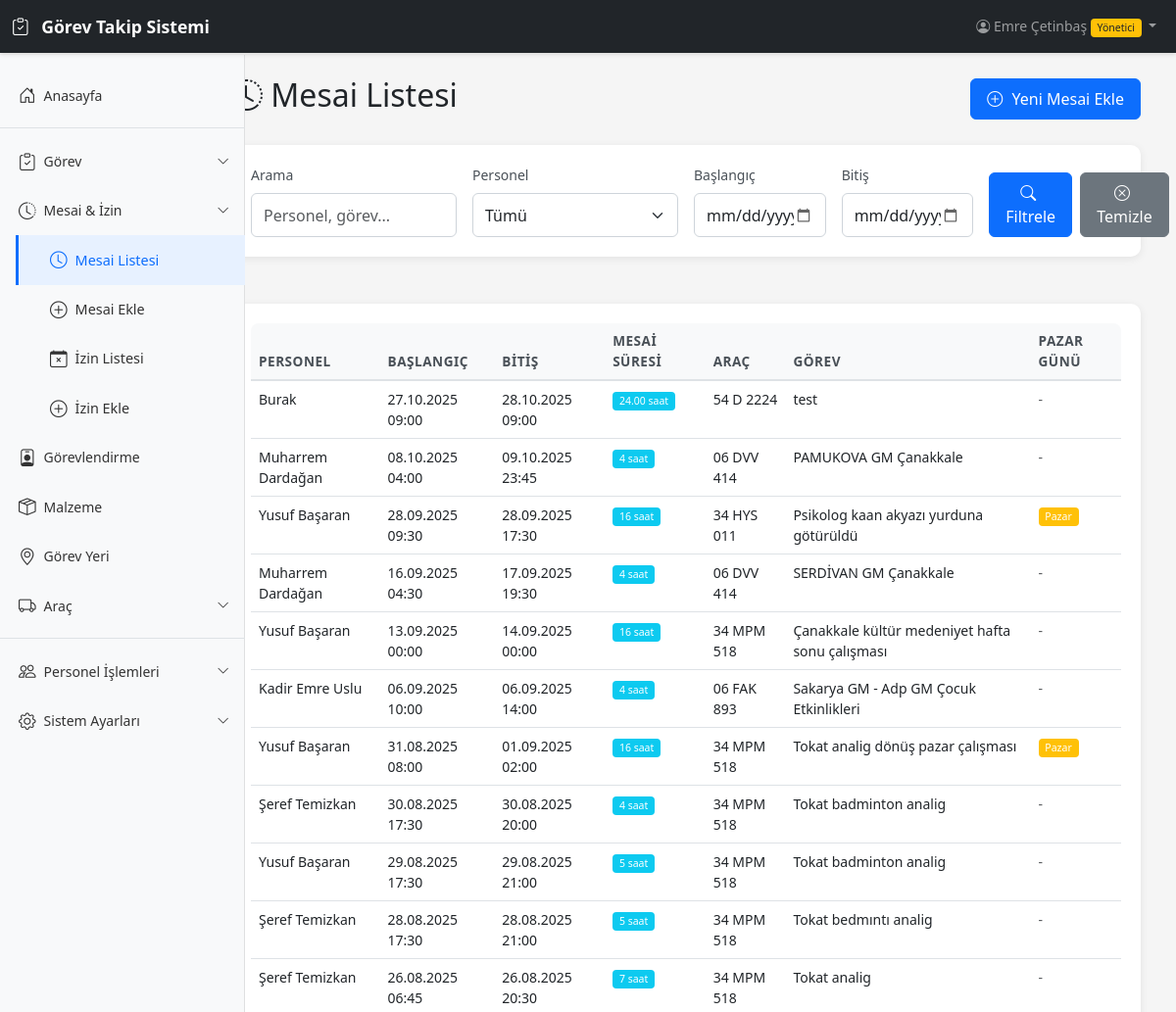
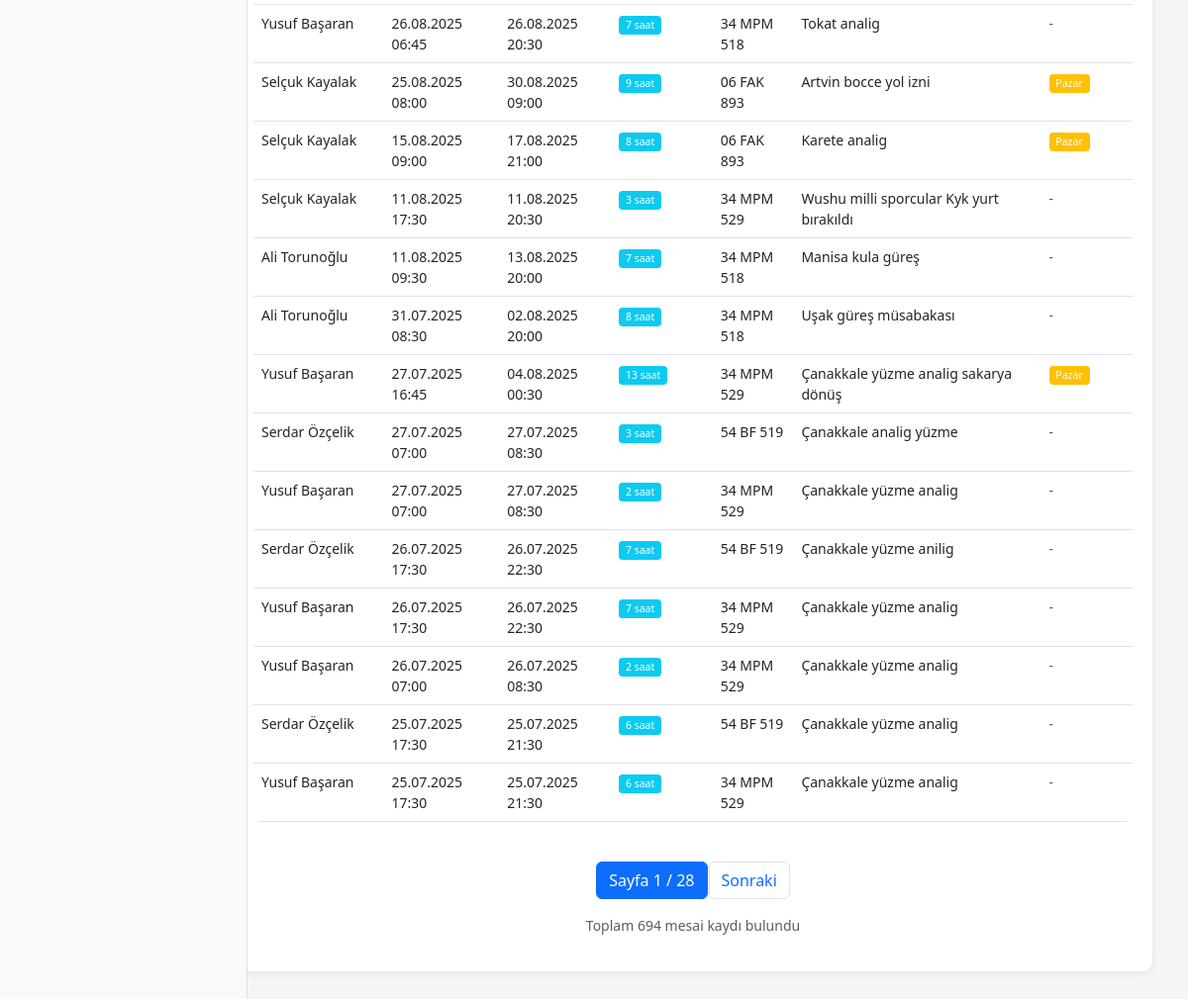
Page /mesai/ (signed in) on the committed database (2 pictures, top to bottom).
### core/models.py (models this page shows, shortened)
class Personel(AbstractBaseUser, PermissionsMixin):
    id = models.AutoField(primary_key=True)
    adsoyad = models.CharField(max_length=255, verbose_name='Ad Soyad')
    kullaniciadi = models.CharField(max_length=255, unique=True, verbose_name='Kullanıcı Adı')
    email = models.EmailField(blank=True, null=True, verbose_name='E-posta')
    yonetici = models.BooleanField(default=False, verbose_name='Yönetici')
    gg = models.BooleanField(default=False, verbose_name='Gizli Kullanıcı')
    girisizni = models.BooleanField(default=False, verbose_name='Giriş İzni Yok')
    is_active = models.BooleanField(default=True, verbose_name='Aktif')
    is_staff = models.BooleanField(default=False, verbose_name='Personel')
    kalanizin = models.IntegerField(default=0, verbose_name='Kalan İzin (Gün)')
    objects = PersonelManager()
    USERNAME_FIELD = 'kullaniciadi'
    REQUIRED_FIELDS = ['adsoyad']
    class Meta:
        db_table = 'sofor'
        verbose_name = 'Personel'
        verbose_name_plural = 'Personeller'
        indexes = [
            models.Index(fields=['kullaniciadi']),
        ]

class Mesai(models.Model):
    id = models.AutoField(primary_key=True)
    sofor = models.ForeignKey(
        Personel,
        on_delete=models.CASCADE,
        db_column='soforid',
        verbose_name='Personel'
    )
    bstarih = models.DateTimeField(verbose_name='Başlangıç Tarihi')
    bttarih = models.DateTimeField(verbose_name='Bitiş Tarihi')
    mesai = models.CharField(max_length=255, verbose_name='Mesai Süresi (Saat)')
    arac = models.ForeignKey(
        Arac,
        on_delete=models.SET_NULL,
        null=True,
        blank=True,
        db_column='aracid',
        verbose_name='Araç'
    )
    gorev = models.TextField(verbose_name='Görev Açıklaması')
    pazargunu = models.BooleanField(default=False, verbose_name='Pazar Günü')
    durum = models.IntegerField(null=True, blank=True, verbose_name='Durum')
    class Meta:
        db_table = 'mesai'
        verbose_name = 'Mesai'
        verbose_name_plural = 'Mesailer'
        indexes = [
            models.Index(fields=['sofor']),
            models.Index(fields=['bstarih']),
        ]
        ordering = ['-bstarih']

class Arac(models.Model):
    KATEGORI_CHOICES = [
        ('binek', 'Binek'),
        ('minubus', 'Minibüs'),
        ('otobus', 'Otobüs'),
        ('kamyonet', 'Kamyonet'),
        ('kamyon', 'Kamyon'),
    ]
    id = models.AutoField(primary_key=True)
    plaka = models.CharField(max_length=100, verbose_name='Plaka')
    kategori = models.CharField(max_length=20, choices=KATEGORI_CHOICES, verbose_name='Kategori')
    marka = models.CharField(max_length=100, verbose_name='Marka')
    zimmet = models.CharField(max_length=250, blank=True, verbose_name='Zimmet')
    yolcusayisi = models.CharField(max_length=10, blank=True, verbose_name='Yolcu Sayısı')
    muayene = models.DateTimeField(null=True, blank=True, verbose_name='Muayene Tarihi')
    muayenedurum = models.IntegerField(default=0, verbose_name='Muayene Durumu')
    sigorta = models.DateTimeField(null=True, blank=True, verbose_name='Sigorta Tarihi')
    egzoz = models.DateTimeField(null=True, blank=True, verbose_name='Egzoz Tarihi')
    gizle = models.BooleanField(default=False, verbose_name='Gizle')
    takip = models.BooleanField(default=False, verbose_name='Takip')
    arsiv = models.BooleanField(default=False, verbose_name='Arşiv')
    class Meta:
        db_table = 'arac'
        verbose_name = 'Araç'
        verbose_name_plural = 'Araçlar'
        indexes = [
            models.Index(fields=['plaka']),
            models.Index(fields=['kategori']),
            models.Index(fields=['arsiv']),
        ]

### core/views.py (the view)
# urls.py: path('mesai/', views.mesai_listesi, name='mesai_listesi'),
@login_required(login_url='giris')
@check_giris_izni
def mesai_listesi(request):
    mesailer = Mesai.objects.select_related('sofor', 'arac')
    if not request.user.yonetici:
        mesailer = mesailer.filter(sofor=request.user)
    search_query = request.GET.get('q', '')
    personel_filter = request.GET.get('personel', '')
    baslangic_tarih = request.GET.get('baslangic_tarih', '')
    bitis_tarih = request.GET.get('bitis_tarih', '')
    if search_query:
        mesailer = mesailer.filter(
            Q(sofor__adsoyad__icontains=search_query) |
            Q(gorev__icontains=search_query)
        )
    if personel_filter:
        mesailer = mesailer.filter(sofor_id=personel_filter)
    if baslangic_tarih:
        mesailer = mesailer.filter(bstarih__gte=baslangic_tarih)
    if bitis_tarih:
        mesailer = mesailer.filter(bstarih__lte=bitis_tarih)
    mesailer = mesailer.order_by('-bstarih')
    paginator = Paginator(mesailer, 25)
    page = request.GET.get('page')
    try:
        mesailer_page = paginator.page(page)
    except PageNotAnInteger:
        mesailer_page = paginator.page(1)
    except EmptyPage:
        mesailer_page = paginator.page(paginator.num_pages)
    personeller = Personel.objects.filter(is_active=True).order_by('adsoyad')
    context = {
        'mesailer': mesailer_page,
        'personeller': personeller,
        'search_query': search_query,
        'personel_filter': personel_filter,
        'baslangic_tarih': baslangic_tarih,
        'bitis_tarih': bitis_tarih,
    }
    return render(request, 'mesai/liste.html', context)

### templates/mesai/liste.html (shortened to what this page needs)
{% extends 'base.html' %}
{% load static %}
{% block content %}
<div class="container-fluid">
    <div class="row mb-4">
        <div class="col-12">
            <div class="d-flex justify-content-between align-items-center">
                <h2><i class="bi bi-clock-history"></i> Mesai Listesi</h2>
                {% if user.yonetici %}
                <a href="{% url 'mesai_ekle' %}" class="btn btn-primary">
                    <i class="bi bi-plus-circle"></i> Yeni Mesai Ekle
                </a>
                {% endif %}
            </div>
        </div>
    </div>
    <div class="row mb-4">
        <div class="col-12">
            <div class="card">
                <div class="card-body">
                    <form method="get" class="row g-3">
                        <div class="col-md-3">
                            <label for="q" class="form-label">Arama</label>
                            <input type="text" class="form-control" id="q" name="q"
                                   value="{{ search_query }}" placeholder="Personel, görev...">
                        </div>
                        <div class="col-md-3">
                            <label for="personel" class="form-label">Personel</label>
                            <select class="form-select" id="personel" name="personel">
                                <option value="">Tümü</option>
                            </select>
                        </div>
                        <div class="col-md-2">
                            <label for="baslangic_tarih" class="form-label">Başlangıç</label>
                            <input type="date" class="form-control" id="baslangic_tarih"
                                   name="baslangic_tarih" value="{{ baslangic_tarih }}">
                        </div>
                        <div class="col-md-2">
                            <label for="bitis_tarih" class="form-label">Bitiş</label>
                            <input type="date" class="form-control" id="bitis_tarih"
                                   name="bitis_tarih" value="{{ bitis_tarih }}">
                        </div>
                        <div class="col-md-2 d-flex align-items-end">
                            <button type="submit" class="btn btn-primary me-2">
                                <i class="bi bi-search"></i> Filtrele
                            </button>
                            <a href="{% url 'mesai_listesi' %}" class="btn btn-secondary">
                                <i class="bi bi-x-circle"></i> Temizle
                            </a>
                        </div>
                    </form>
                </div>
            </div>
        </div>
    </div>
    <div class="row">
        <div class="col-12">
            <div class="card">
                <div class="card-body">
                    {% if mesailer %}
                    <div class="table-responsive">
                        <table class="table table-hover">
                            <thead>
                                <tr>
                                    <th>Personel</th>
                                    <th>Başlangıç</th>
                                    <th>Bitiş</th>
                                    <th>Mesai Süresi</th>
                                    <th>Araç</th>
                                    <th>Görev</th>
                                    <th>Pazar Günü</th>
                                </tr>
                            </thead>
                            <tbody>
                                {% for mesai in mesailer %}
                                <tr>
                                    <td>{{ mesai.sofor.adsoyad }}</td>
                                    <td>{{ mesai.bstarih|date:"d.m.Y H:i" }}</td>
                                    <td>{{ mesai.bttarih|date:"d.m.Y H:i" }}</td>
                                    <td>
                                        <span class="badge bg-info">{{ mesai.mesai }} saat</span>
                                    </td>
                                    <td>
                                        {% if mesai.arac %}
                                            {{ mesai.arac.plaka }}
                                        {% else %}
                                            <span class="text-muted">-</span>
                                        {% endif %}
                                    </td>
                                    <td>{{ mesai.gorev|truncatewords:10 }}</td>
                                    <td>
                                        {% if mesai.pazargunu %}
                                            <span class="badge bg-warning">Pazar</span>
                                        {% else %}
                                            <span class="text-muted">-</span>
                                        {% endif %}
                                    </td>
                                </tr>
                                {% endfor %}
                            </tbody>
                        </table>
                    </div>
                    {% if mesailer.has_other_pages %}
                    <nav aria-label="Sayfa navigasyonu">
                        <ul class="pagination justify-content-center">
                            <li class="page-item active">
                                <span class="page-link">
                                    Sayfa {{ mesailer.number }} / {{ mesailer.paginator.num_pages }}
                                </span>
                            </li>
                            {% if mesailer.has_next %}
                            <li class="page-item">
                                <a class="page-link" href="?page={{ mesailer.next_page_number }}">
                                    Sonraki
                                </a>
                            </li>
                            {% endif %}
                        </ul>
                    </nav>
                    {% endif %}
                    <p class="text-muted text-center mt-3">
                        Toplam {{ mesailer.paginator.count }} mesai kaydı bulundu
                    </p>
                    {% else %}
                    <div class="alert alert-info text-center">
                        <i class="bi bi-info-circle"></i> Henüz mesai kaydı bulunmamaktadır.
                    </div>
                    {% endif %}
                </div>
            </div>
        </div>
    </div>
</div>
{% endblock %}

### templates/partials/navbar.html (shortened to what this page needs)
{% load static %}
<nav class="navbar navbar-expand-lg navbar-dark bg-dark sticky-top">
    <div class="container-fluid">
        <a class="navbar-brand" href="{% url 'dashboard' %}">
            <i class="bi bi-clipboard-check"></i>
            Görev Takip Sistemi
        </a>
        <div class="collapse navbar-collapse" id="navbarNav">
            <ul class="navbar-nav ms-auto">
                <li class="nav-item dropdown">
                    <a class="nav-link dropdown-toggle" href="#" id="userDropdown" role="button" data-bs-toggle="dropdown" aria-expanded="false">
                        <i class="bi bi-person-circle"></i>
                        {{ user.adsoyad }}
                        {% if user.yonetici %}
                            <span class="badge bg-warning text-dark">Yönetici</span>
                        {% endif %}
                    </a>
                </li>
            </ul>
        </div>
    </div>
</nav>

### static/css/custom.css (style rules this page uses)
:root { --sidebar-width: 250px; --navbar-height: 56px; --primary-color: #0d6efd; --secondary-color: #6c757d; --success-color: #198754; --danger-color: #dc3545; --warning-color: #ffc107; --info-color: #0dcaf0; --dark-color: #212529; --light-color: #f8f9fa; }
body { font-family: 'Segoe UI', Tahoma, Geneva, Verdana, sans-serif; font-size: 14px; background-color: #f5f5f5; }
.navbar { box-shadow: 0 2px 4px rgba(0,0,0,.1); z-index: 1030; }
.navbar-brand { font-weight: 600; font-size: 1.1rem; }
.navbar-brand i { margin-right: 8px; }
.card { border: none; border-radius: 10px; box-shadow: 0 2px 8px rgba(0,0,0,.08); margin-bottom: 1.5rem; transition: transform 0.2s ease, box-shadow 0.2s ease; }
.card-body { padding: 1.25rem; }
.table { background-color: #fff; border-radius: 8px; overflow: hidden; }
.table thead th { background-color: #f8f9fa; border-bottom: 2px solid #dee2e6; font-weight: 600; text-transform: uppercase; font-size: 0.85rem; letter-spacing: 0.5px; color: #495057; }
.table tbody tr { transition: background-color 0.2s ease; }
.btn { border-radius: 6px; font-weight: 500; padding: 0.5rem 1rem; transition: all 0.2s ease; }
.btn i { margin-right: 5px; }
.btn-primary { background-color: var(--primary-color); border-color: var(--primary-color); }
.form-control, .form-select { border-radius: 6px; border: 1px solid #ced4da; padding: 0.6rem 0.75rem; transition: border-color 0.2s ease, box-shadow 0.2s ease; }
.form-label { font-weight: 500; margin-bottom: 0.5rem; color: #495057; }
.badge { padding: 0.4em 0.65em; font-weight: 500; border-radius: 4px; }
.pagination { margin-top: 1.5rem; }
.page-link { border-radius: 6px; margin: 0 2px; border: 1px solid #dee2e6; color: var(--primary-color); }
.page-item.active .page-link { background-color: var(--primary-color); border-color: var(--primary-color); }
input[type="date"], input[type="datetime-local"], input[type="time"] { position: relative; }

### rows in the picture
Personel: adsoyad "Emre Çetinbaş"
Mesai: sofor.adsoyad "Burak", bstarih "27.10.2025 09:00", bttarih "28.10.2025 09:00", mesai "24.00", arac.plaka "54 D 2224", gorev "test"
Mesai: sofor.adsoyad "Muharrem Dardağan", bstarih "08.10.2025 04:00", bttarih "09.10.2025 23:45", mesai "4", arac.plaka "06 DVV 414", gorev "PAMUKOVA GM Çanakkale"
Mesai: sofor.adsoyad "Yusuf Başaran", bstarih "28.09.2025 09:30", bttarih "28.09.2025 17:30", mesai "16", arac.plaka "34 HYS 011", gorev "Psikolog kaan akyazı yurduna götürüldü", pazargunu "Pazar"
Mesai: sofor.adsoyad "Muharrem Dardağan", bstarih "16.09.2025 04:30", bttarih "17.09.2025 19:30", mesai "4", arac.plaka "06 DVV 414", gorev "SERDİVAN GM Çanakkale"
Mesai: sofor.adsoyad "Yusuf Başaran", bstarih "13.09.2025 00:00", bttarih "14.09.2025 00:00", mesai "16", arac.plaka "34 MPM 518", gorev "Çanakkale kültür medeniyet hafta sonu çalışması"
Mesai: sofor.adsoyad "Kadir Emre Uslu", bstarih "06.09.2025 10:00", bttarih "06.09.2025 14:00", mesai "4", arac.plaka "06 FAK 893", gorev "Sakarya GM - Adp GM Çocuk Etkinlikleri"
Mesai: sofor.adsoyad "Yusuf Başaran", bstarih "31.08.2025 08:00", bttarih "01.09.2025 02:00", mesai "16", arac.plaka "34 MPM 518", gorev "Tokat analig dönüş pazar çalışması", pazargunu "Pazar"
Mesai: sofor.adsoyad "Şeref Temizkan", bstarih "30.08.2025 17:30", bttarih "30.08.2025 20:00", mesai "4", arac.plaka "34 MPM 518", gorev "Tokat badminton analig"
Mesai: sofor.adsoyad "Yusuf Başaran", bstarih "29.08.2025 17:30", bttarih "29.08.2025 21:00", mesai "5", arac.plaka "34 MPM 518", gorev "Tokat badminton analig"
Mesai: sofor.adsoyad "Şeref Temizkan", bstarih "28.08.2025 17:30", bttarih "28.08.2025 21:00", mesai "5", arac.plaka "34 MPM 518", gorev "Tokat bedmıntı analig"
Mesai: sofor.adsoyad "Şeref Temizkan", bstarih "26.08.2025 06:45", bttarih "26.08.2025 20:30", mesai "7", arac.plaka "34 MPM 518", gorev "Tokat analig"
Mesai: sofor.adsoyad "Yusuf Başaran", bstarih "26.08.2025 06:45", bttarih "26.08.2025 20:30", mesai "7", arac.plaka "34 MPM 518", gorev "Tokat analig"
Mesai: sofor.adsoyad "Selçuk Kayalak", bstarih "25.08.2025 08:00", bttarih "30.08.2025 09:00", mesai "9", arac.plaka "06 FAK 893", gorev "Artvin bocce yol izni", pazargunu "Pazar"
Mesai: sofor.adsoyad "Selçuk Kayalak", bstarih "15.08.2025 09:00", bttarih "17.08.2025 21:00", mesai "8", arac.plaka "06 FAK 893", gorev "Karete analig", pazargunu "Pazar"
Mesai: sofor.adsoyad "Selçuk Kayalak", bstarih "11.08.2025 17:30", bttarih "11.08.2025 20:30", mesai "3", arac.plaka "34 MPM 529", gorev "Wushu milli sporcular Kyk yurt bırakıldı"
Mesai: sofor.adsoyad "Ali Torunoğlu", bstarih "11.08.2025 09:30", bttarih "13.08.2025 20:00", mesai "7", arac.plaka "34 MPM 518", gorev "Manisa kula güreş"
Mesai: sofor.adsoyad "Ali Torunoğlu", bstarih "31.07.2025 08:30", bttarih "02.08.2025 20:00", mesai "8", arac.plaka "34 MPM 518", gorev "Uşak güreş müsabakası"
Mesai: sofor.adsoyad "Yusuf Başaran", bstarih "27.07.2025 16:45", bttarih "04.08.2025 00:30", mesai "13", arac.plaka "34 MPM 529", gorev "Çanakkale yüzme analig sakarya dönüş", pazargunu "Pazar"
Mesai: sofor.adsoyad "Serdar Özçelik", bstarih "27.07.2025 07:00", bttarih "27.07.2025 08:30", mesai "3", arac.plaka "54 BF 519", gorev "Çanakkale analig yüzme"
Mesai: sofor.adsoyad "Yusuf Başaran", bstarih "27.07.2025 07:00", bttarih "27.07.2025 08:30", mesai "2", arac.plaka "34 MPM 529", gorev "Çanakkale yüzme analig"
Mesai: sofor.adsoyad "Serdar Özçelik", bstarih "26.07.2025 17:30", bttarih "26.07.2025 22:30", mesai "7", arac.plaka "54 BF 519", gorev "Çanakkale yüzme anilig"
Mesai: sofor.adsoyad "Yusuf Başaran", bstarih "26.07.2025 17:30", bttarih "26.07.2025 22:30", mesai "7", arac.plaka "34 MPM 529", gorev "Çanakkale yüzme analig"
Mesai: sofor.adsoyad "Yusuf Başaran", bstarih "26.07.2025 07:00", bttarih "26.07.2025 08:30", mesai "2", arac.plaka "34 MPM 529", gorev "Çanakkale yüzme analig"
Mesai: sofor.adsoyad "Serdar Özçelik", bstarih "25.07.2025 17:30", bttarih "25.07.2025 21:30", mesai "6", arac.plaka "54 BF 519", gorev "Çanakkale yüzme analig"
Mesai: sofor.adsoyad "Yusuf Başaran", bstarih "25.07.2025 17:30", bttarih "25.07.2025 21:30", mesai "6", arac.plaka "34 MPM 529", gorev "Çanakkale yüzme analig"

### other values in the picture
{{ mesailer.number }} "1"
{{ mesailer.paginator.num_pages }} "28"
{{ mesailer.paginator.count }} "694"
